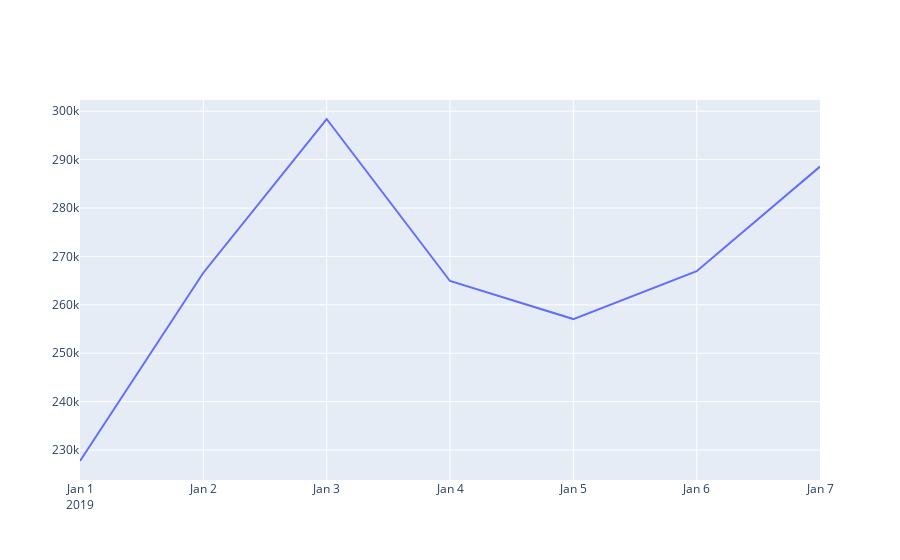
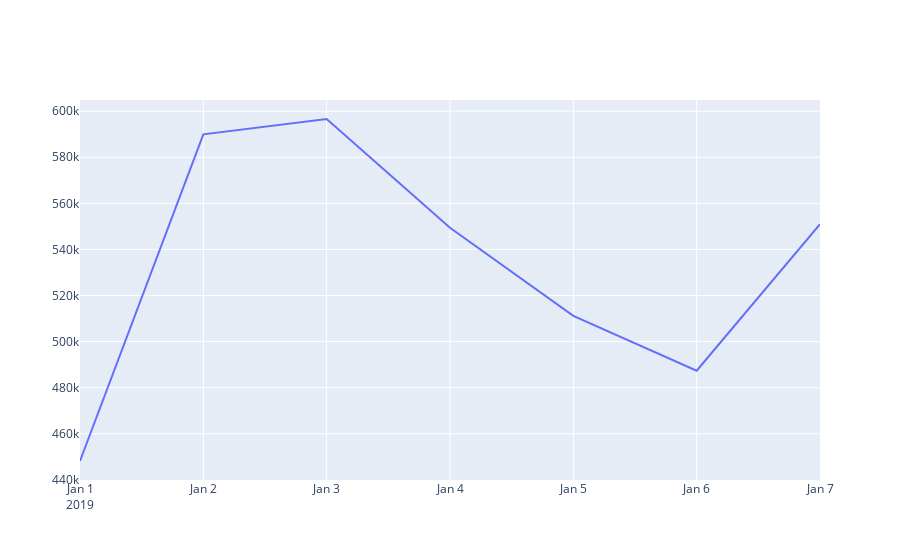

Notebook cell for these charts, in order:
### Code cell
test_pipeline = p()
test_obj = cm()
test_network_data = test_obj.get_coinmetrics_network_data(api_key='KKzV6V2DTY87v3m1dGZu', asset='eth', metrics='AdrActCnt,TxCnt', start='2019-01-01', end='2019-01-07')
d = dn()
test_chart = lc(chart_title='test', y_axis_columns=['AdrActCnt'])
test_chart_2 = lc(chart_title='test 2', y_axis_columns=['TxCnt'])
d.say_hello()
test_pipeline.load_data(df=test_network_data)
test_pipeline.load_transformers(transformers=[dn()])
test_pipeline.print_transformers()
test_pipeline.execute_transformers()
test_pipeline.load_charts(charts=[test_chart, test_chart_2])
test_pipeline.render_charts()
# test_pipeline.get_data()

### Figure 1 — Plotly figure (JSON) as saved in the notebook; plotly's stock layout.template omitted (floating-point values rounded to 4 significant figures)
{"data": [{"mode": "lines", "name": "lines", "type": "scatter", "x": ["2019-01-01", "2019-01-02", "2019-01-03", "2019-01-04", "2019-01-05", "2019-01-06", "2019-01-07"], "y": ["227755.0", "266633.0", "298379.0", "264923.0", "257064.0", "266956.0", "288553.0"]}], "layout": {"autosize": true, "xaxis": {"autorange": true, "range": ["2019-01-01", "2019-01-07"], "type": "date"}, "yaxis": {"autorange": true, "range": [223800.0, 302300.0], "type": "linear"}}}

### Figure 2 — Plotly figure (JSON) as saved in the notebook; plotly's stock layout.template omitted (floating-point values rounded to 4 significant figures)
{"data": [{"mode": "lines", "name": "lines", "type": "scatter", "x": ["2019-01-01", "2019-01-02", "2019-01-03", "2019-01-04", "2019-01-05", "2019-01-06", "2019-01-07"], "y": ["448168.0", "589959.0", "596620.0", "549398.0", "511189.0", "487372.0", "550964.0"]}], "layout": {"autosize": true, "xaxis": {"autorange": true, "range": ["2019-01-01", "2019-01-07"], "type": "date"}, "yaxis": {"autorange": true, "range": [439900.0, 604900.0], "type": "linear"}}}
